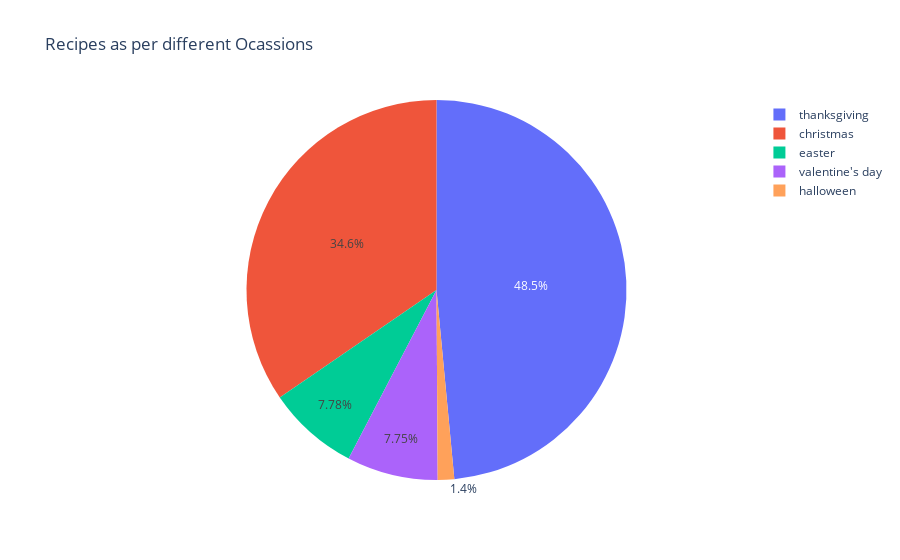

Notebook cell for this chart:
### Markdown cell above
From above figure we can say that :
<ul>
    <li>Most of the Consumers for both veg and Non-veg food are from California</li>
</ul>

### Code cell
labels = ["christmas", "thanksgiving", "halloween", "easter", "valentine's day"]
ratios = [reduced_data[col].sum() for col in labels]
fig = px.pie(values = ratios, names = labels, title = "Recipes as per different Ocassions")
fig.show()

### Figure 1 — Plotly figure (JSON) as saved in the notebook; plotly's stock layout.template omitted (floating-point values rounded to 4 significant figures)
{"data": [{"domain": {"x": [0, 1], "y": [0, 1]}, "hovertemplate": "label=%{label}<br>value=%{value}<extra></extra>", "labels": ["christmas", "thanksgiving", "halloween", "easter", "valentine's day"], "legendgroup": "", "name": "", "showlegend": true, "type": "pie", "values": [1039, 1458, 42, 234, 233]}], "layout": {"legend": {"tracegroupgap": 0}, "title": {"text": "Recipes as per different Ocassions"}}}
